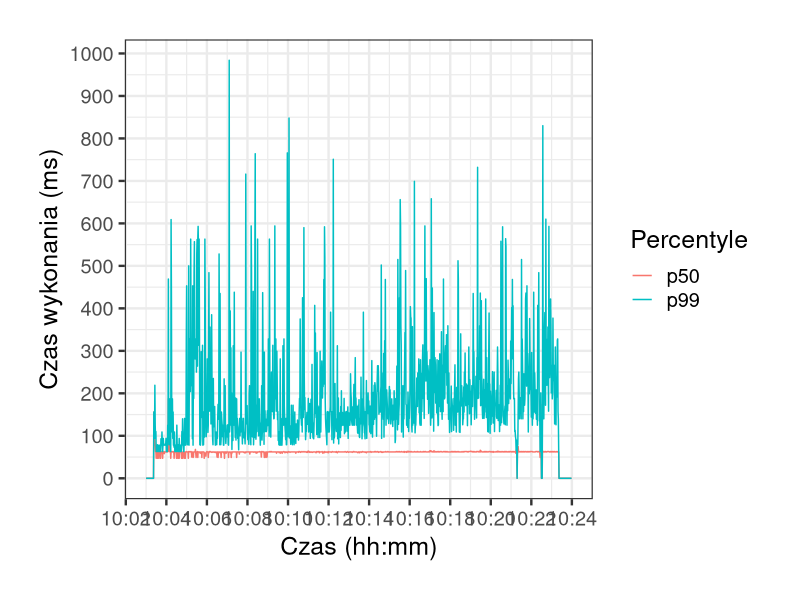

R code for this plot:
library("ggplot2")
library("scales")

png(filename="azure-http-percentiles.png", width=800, height=600)

dat = read.csv("percentiles.csv")
dat$time = as.POSIXct(dat$time, format = "%Y-%m-%dT%H:%M:%S")

ggplot(data=dat, aes(time)) +
theme_bw(base_size=18) + theme(plot.margin = unit(c(1,1,1,1), "cm")) +
scale_x_datetime(labels = date_format("%H:%M"), breaks = pretty_breaks(n=10)) +
scale_y_continuous(breaks=pretty_breaks(n=10)) +
labs(x = "Czas (hh:mm)", y = "Czas wykonania (ms)", color = "Percentyle") +
geom_line(aes(y = p50, color = "p50")) +
geom_line(aes(y = p99, color = "p99"))


